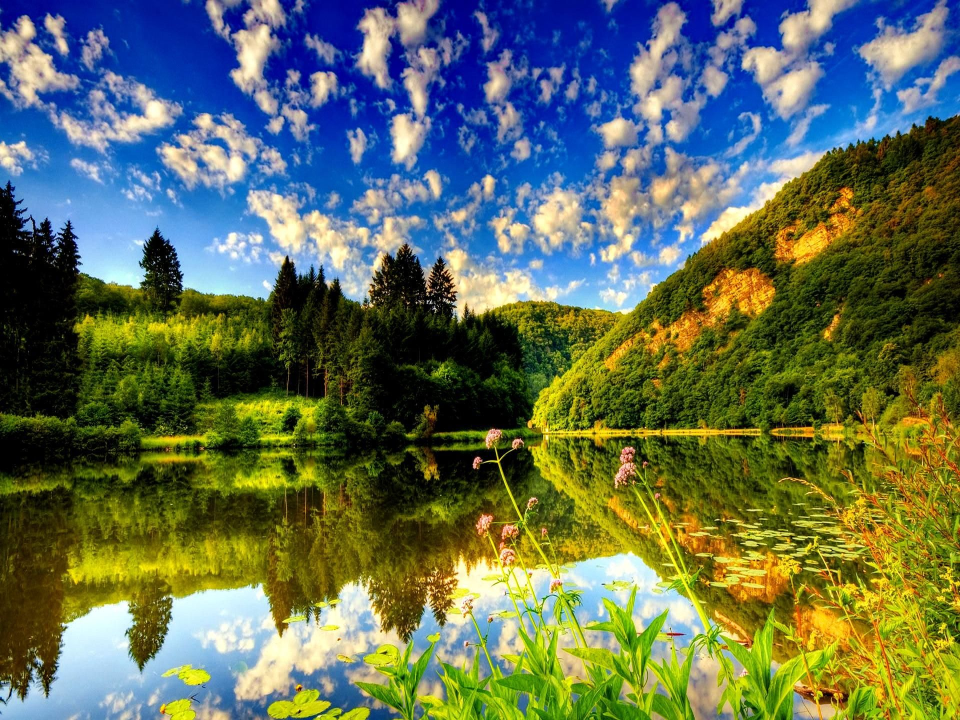
#> input picture Groups/Group_ID_17/MMG/sky.jpg, 1920 x 1440 px (shown at 1/2 size)
$ jupyter execute --allow-errors MMG.ipynb   (shell and % lines are left out)   (older library calls are emulated)
#> lines starting #> are read from the running program, lines starting #| are printed output that depends on the picture; after the words box and inside, x2 and y2 are one past the last pixel; in counts of white or black regions, pixels touching at a corner belong together; long printed decimals are rounded
<center><h1>DATA Science Project - 2 (Group_17)<h1>

<center><h1><span style = "color: red;"> Feature Extraction form Image<h1>
<h4><span style = "color: blue;">Monofractal, Multifractal, Gray level co-occurence Matrix<h4>

## Import Library

[cell 1]
import numpy as np
import pandas as pd
import seaborn as sb
import matplotlib.image as mpimg
import matplotlib.pyplot as plt
import scipy.stats as stats
import cv2
from skimage.feature import canny
from skimage.filters.rank import equalize
from skimage.morphology import disk
from skimage.feature import greycomatrix, greycoprops
from skimage import data
from PIL import Image
from numpy import asarray

### Loading and Visualizing an Image

[cell 2]
img = mpimg.imread('sky.jpg')
#> img is the input picture: shape (1440, 1920, 3); mean R, G, B 98.2, 110.8, 86.8
plt.imshow(img)

### Analyzing image

[cell 3]
img.shape
#> Out = (1440, 1920, 3)

[cell 4]
img.size
#> Out = 8294400

## (1) Image Input and preprocessing

[cell 5]
image = cv2.imread('sky.jpg')
test_image = cv2.cvtColor(image, cv2.COLOR_BGR2RGB)

# segment--- gray scale
test_gray = cv2.cvtColor(test_image, cv2.COLOR_RGB2GRAY)
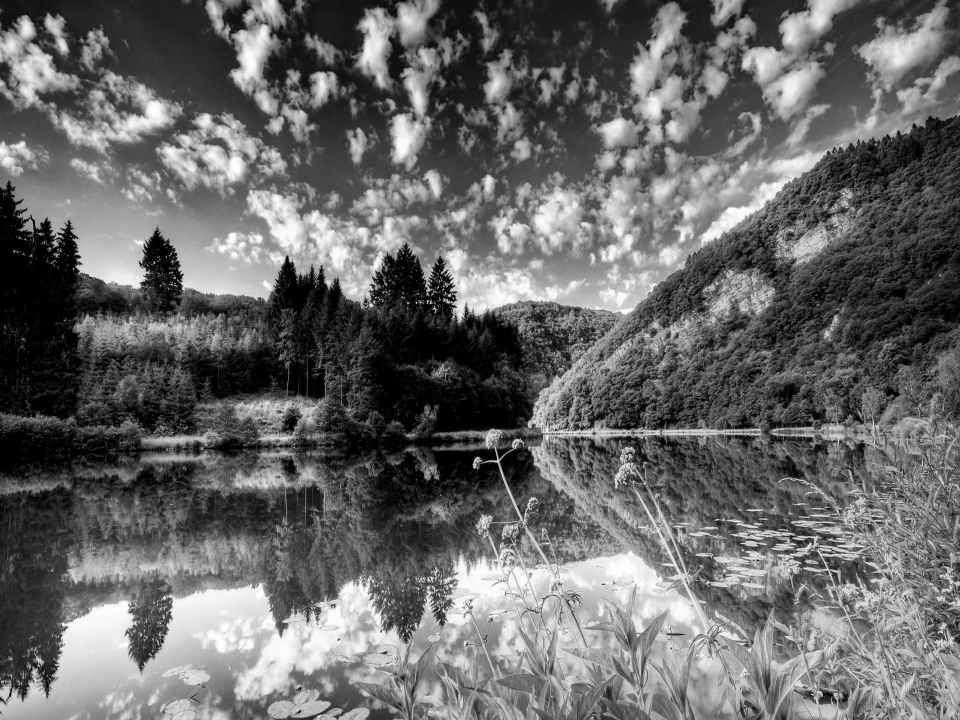
#> test_gray: shape (1440, 1920) (shown at 1/2 size); min 0, max 255, mean 104.3

fx, plots = plt.subplots(1,2, figsize=(5,5))

plots[0].set_title("Testing Image")
plots[0].imshow(test_image)

## (2) Gray & Binary Image Conversion

[cell 6]
img = cv2.imread('sky.jpg',0)
#> img: shape (1440, 1920); min 0, max 255, mean 104.2
plt.imshow(img, cmap = 'binary', interpolation = 'bicubic')
plt.xticks([]), plt.yticks([])  # to hide tick values on X and Y axis
plt.show()

[cell 7]
plt.imshow(img, cmap = 'gray', interpolation = 'bicubic')
plt.xticks([]), plt.yticks([])  # to hide tick values on X and Y axis
plt.show()

### (2.1)Feature Extraction of Image

[cell 8]
pixel_feat1 = np.reshape(img, (1440*1920))
pixel_feat1

### (2.2) Histogram

[cell 9]
from skimage.exposure import histogram
hist, hist_centers = histogram(img)
#> hist = 256 values, max 56565 at index 0, min 192 at index 255, mean 10800; hist_centers = 256 values from 0 to 255

#Plotting the Image and the Histogram of binary values
fig, axes = plt.subplots(1, 2, figsize=(8, 3))
axes[0].imshow(img, cmap=plt.cm.binary)
axes[0].axis('off')
axes[1].plot(hist_centers, hist, lw=2)
axes[1].set_title('histogram of binary values')
#> figure, not shown here; panel 2: curve peaks at x = 0, y = 56565

[cell 10]
hist, hist_centers = histogram(img)

#Plotting the Image and the Histogram of gray values
fig, axes = plt.subplots(1, 2, figsize=(8, 3))
axes[0].imshow(img, cmap=plt.cm.gray)
axes[0].axis('off')
axes[1].plot(hist_centers, hist, lw=2)
axes[1].set_title('histogram of gray values')
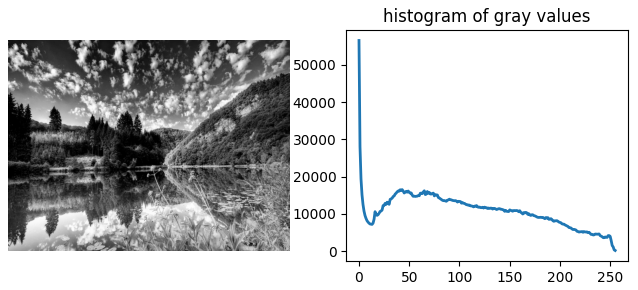
#> figure drawn by matplotlib, 2 panels; panel 2: curve peaks at x = 0, y = 56565

# 1. Gray level co-occurence Matrix

[cell 11]
PATCH_SIZE = 21

# loding image

#image =cv2.imread('grl.png',0)
image = cv2.imread('sky.jpg',0)

# select some patches from grassy areas of the image
grass_locations = [(280, 454), (342, 223), (444, 192), (455, 455)]
grass_patches = []
for loc in grass_locations:
    grass_patches.append(image[loc[0]:loc[0] + PATCH_SIZE,
                               loc[1]:loc[1] + PATCH_SIZE])
#> after the loop, grass_patches = 4 items

# select some patches from sky areas of the image
sky_locations = [(38, 34), (139, 28), (37, 437), (145, 379)]
sky_patches = []
for loc in sky_locations:
    sky_patches.append(image[loc[0]:loc[0] + PATCH_SIZE,
                             loc[1]:loc[1] + PATCH_SIZE])
#> after the loop, sky_patches = 4 items

# compute some GLCM properties each patch
xs = []
ys = []
for patch in (grass_patches + sky_patches):
    glcm = greycomatrix(patch, distances=[5], angles=[0], levels=256,
                        symmetric=True, normed=True)
    xs.append(greycoprops(glcm, 'dissimilarity')[0, 0])
    ys.append(greycoprops(glcm, 'correlation')[0, 0])
#> this loop made 8 passes
#> after the loop, xs = [30.72, 12.2, 1.1, 17.23, 33.44, 16.35, 50.95, 1.6]; ys = [0.443, 0.202, 0.841, 0.823, 0.543, 0.642, 0.376, 0.122]

# create the figure
fig = plt.figure(figsize=(8, 8))

# display original image with locations of patches
ax = fig.add_subplot(3, 2, 1)
ax.imshow(image, cmap=plt.cm.gray,
          vmin=0, vmax=255)
for (y, x) in grass_locations:
    ax.plot(x + PATCH_SIZE / 2, y + PATCH_SIZE / 2, 'gs')
for (y, x) in sky_locations:
    ax.plot(x + PATCH_SIZE / 2, y + PATCH_SIZE / 2, 'bs')
ax.set_xlabel('Original Image')
ax.set_xticks([])
ax.set_yticks([])
ax.axis('image')

# for each patch, plot (dissimilarity, correlation)
ax = fig.add_subplot(3, 2, 2)
ax.plot(xs[:len(grass_patches)], ys[:len(grass_patches)], 'go',
        label='Grass')
ax.plot(xs[len(grass_patches):], ys[len(grass_patches):], 'bo',
        label='Sky')
ax.set_xlabel('GLCM Dissimilarity')
ax.set_ylabel('GLCM Correlation')
ax.legend()

# display the image patches
for i, patch in enumerate(grass_patches):
    ax = fig.add_subplot(3, len(grass_patches), len(grass_patches)*1 + i + 1)
    ax.imshow(patch, cmap=plt.cm.gray,
              vmin=0, vmax=255)
    ax.set_xlabel('Grass %d' % (i + 1))
#> this loop made 4 passes

for i, patch in enumerate(sky_patches):
    ax = fig.add_subplot(3, len(sky_patches), len(sky_patches)*2 + i + 1)
    ax.imshow(patch, cmap=plt.cm.gray,
              vmin=0, vmax=255)
    ax.set_xlabel('Sky %d' % (i + 1))


# display the patches and plot
fig.suptitle('Grey level co-occurrence matrix features', fontsize=14, y=1.05)
plt.tight_layout()
plt.show()

# 2. Monofractal

## 2.1 Calculating Fractal Dimension

[cell 12]
img = cv2.imread('dog.jpg')
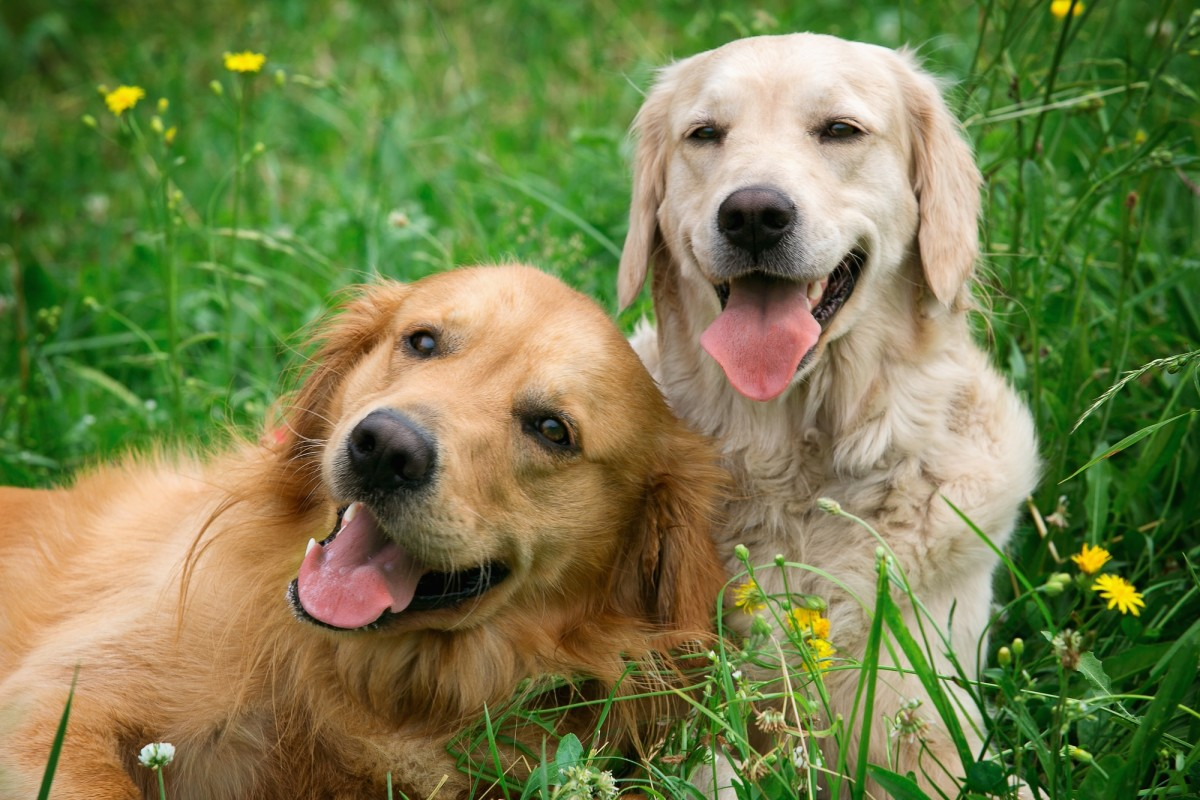
#> input picture Groups/Group_ID_17/MMG/dog.jpg, 1200 x 800 px
#> img is the input picture: shape (800, 1200, 3); mean B, G, R 74.2, 126, 117.2
plt.imshow(img)
img.shape
#> Out = (800, 1200, 3)

[cell 13]
def fractal_dimension(array, max_box_size = None, min_box_size = 1, n_samples = 20, n_offsets = 0, plot = False):

    #determine the scales to measure on
#> called with min_box_size = 1, n_samples = 20, n_offsets = 10, plot = True
    if max_box_size == None:
        #default max size is the largest power of 2 that fits in the smallest dimension of the array:
        max_box_size = int(np.floor(np.log2(np.min(array.shape))))
    scales = np.floor(np.logspace(max_box_size,min_box_size, num = n_samples, base =2 ))
    scales = np.unique(scales) #remove duplicates that could occur as a result of the floor

    #get the locations of all non-zero pixels
    locs = np.where(array > 0)
    voxels = np.array([(x,y) for x,y in zip(*locs)])

    #count the minimum amount of boxes touched
    Ns = []
    #loop over all scales
    for scale in scales:
        touched = []
        if n_offsets == 0:
            offsets = [0]
        else:
            offsets = np.linspace(0, scale, n_offsets)
        #search over all offsets
        for offset in offsets:
            bin_edges = [np.arange(0, i, scale) for i in array.shape]
            bin_edges = [np.hstack([0-offset,x + offset]) for x in bin_edges]
            H1, e = np.histogramdd(voxels, bins = bin_edges)
            touched.append(np.sum(H1>0))
        Ns.append(touched)
#> after the loop, Ns = 19 items
    Ns = np.array(Ns)

    #From all sets N found, keep the smallest one at each scale
    Ns = Ns.min(axis=1)
#> Ns = 19 values, max 900 at index 0, min 1 at index 11, mean 93.42


    #Only keep scales at which Ns changed
    scales  = np.array([np.min(scales[Ns == x]) for x in np.unique(Ns)])
#> scales = [66, 37, 20, 15, 11, 8, 6, 4, 3, 2]


    Ns = np.unique(Ns)
#> Ns = [1, 4, 9, 16, 36, 64, 100, 225, 400, 900]
    Ns = Ns[Ns > 0]
    scales = scales[:len(Ns)]
    #perform fit
    coeffs = np.polyfit(np.log(1/scales), np.log(Ns),1)
#> coeffs = [1.92, 8.09]

    #make plot
    if plot:
        fig, ax = plt.subplots(figsize = (8,6))
        ax.scatter(np.log(1/scales), np.log(np.unique(Ns)), c = "teal", label = "Measured ratios")
        ax.set_ylabel("$\log N(\epsilon)$")
        ax.set_xlabel("$\log 1/ \epsilon$")
        fitted_y_vals = np.polyval(coeffs, np.log(1/scales))
#> fitted_y_vals = [0.0565, 1.17, 2.35, 2.9, 3.49, 4.11, 4.66, 5.44, 5.99, 6.76]
        ax.plot(np.log(1/scales), fitted_y_vals, "k--", label = f"Fit: {np.round(coeffs[0],2)}X+{coeffs[1]}")
        ax.legend();
    return(coeffs[0])

[cell 14]
box = np.zeros(shape = (800, 1200))
box[20:80,20:80] = 1

fd = fractal_dimension(box, n_offsets=10, plot = True)
#> fd = 1.92
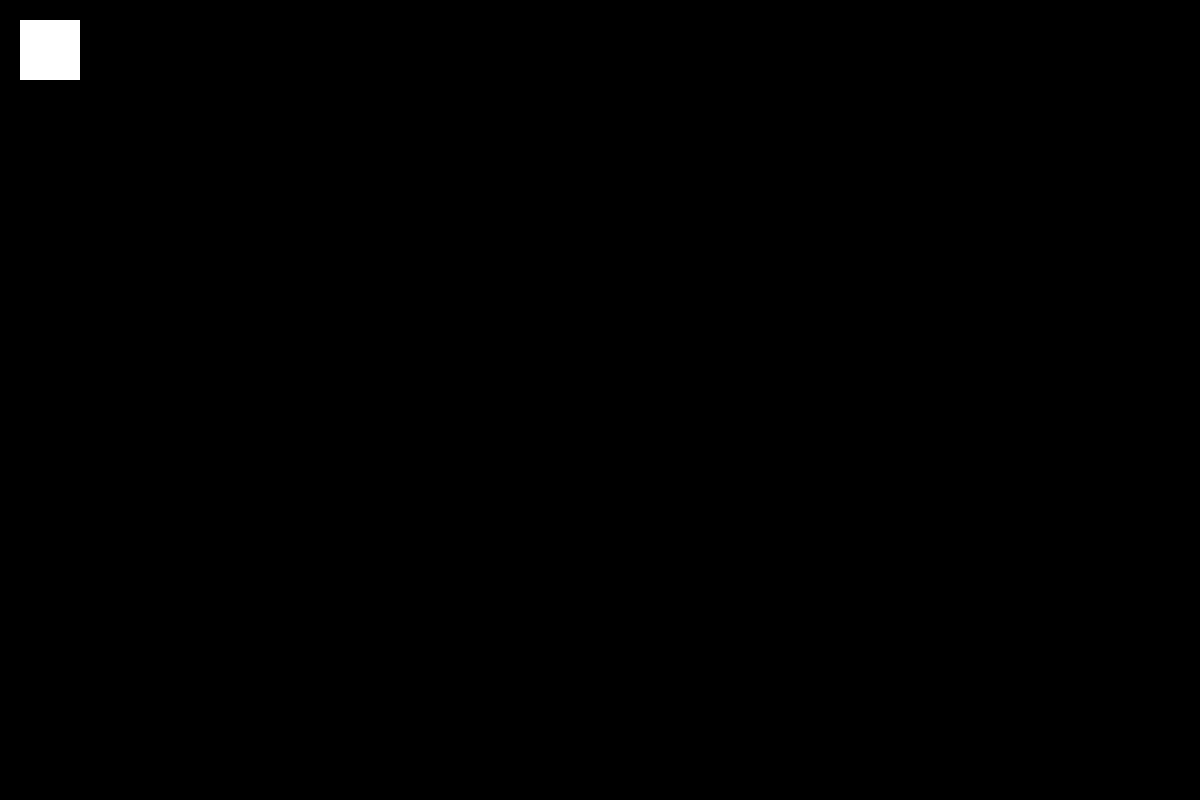
#> box: shape (800, 1200) float64; values 0 (black) and 1 (white), 0.38% white; 1 white region, box (x1, y1, x2, y2) and area: (20, 20, 80, 80) 3600
print(f"Fractal Dimension of the box: {fd}")
#| Fractal Dimension of the box: 1.919
plt.show()
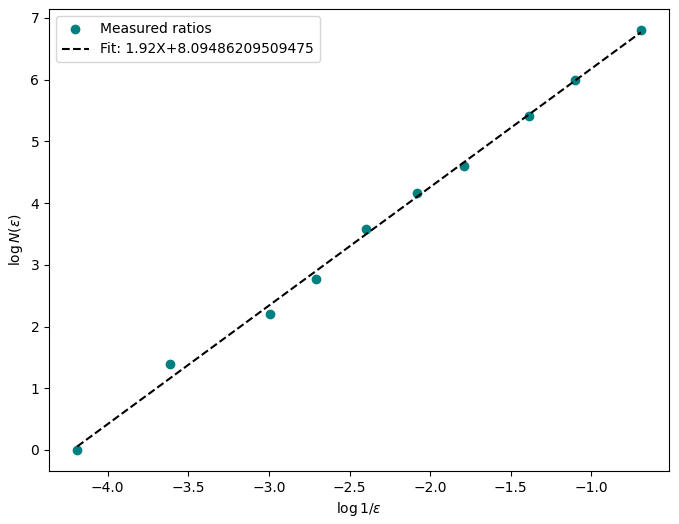
#> figure drawn by matplotlib, 1 panel; curve peaks at x = -0.693, y = 6.76

## 2.2 Calculating Lacunarity

[cell 15]
img=cv2.imread('dog.jpg',0)
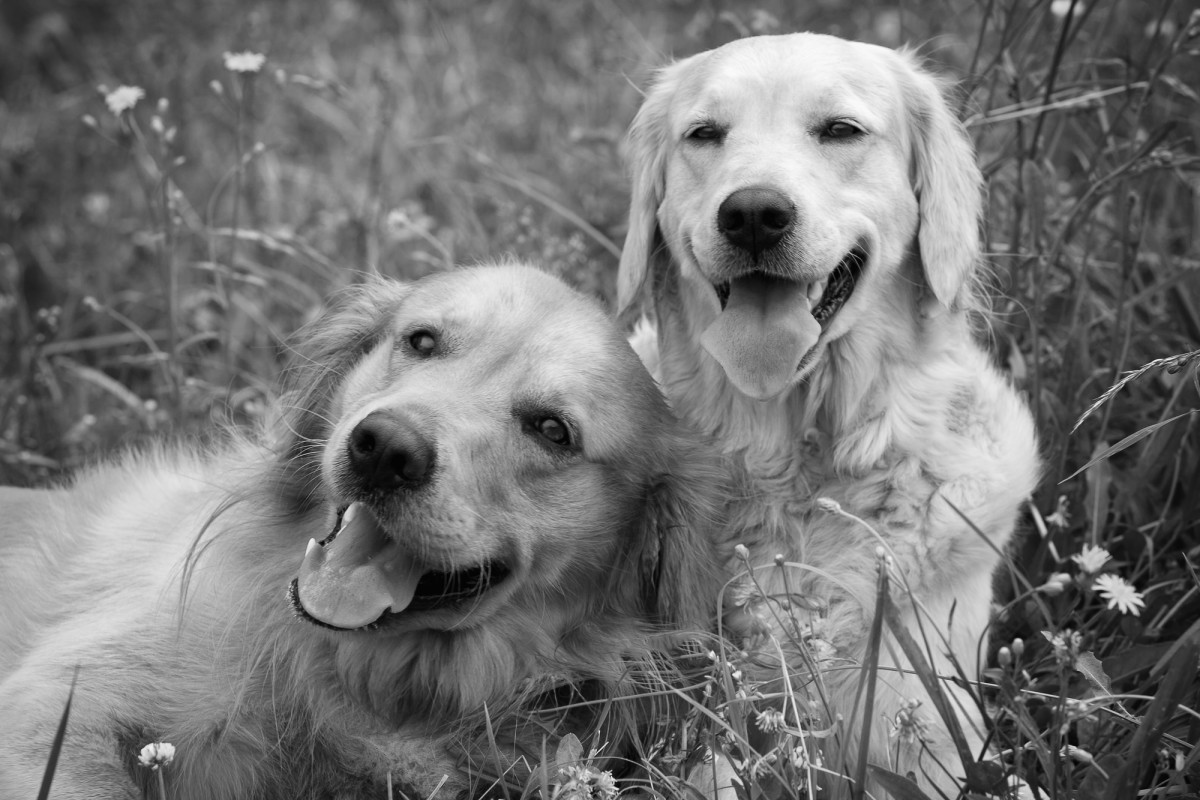
#> img: shape (800, 1200); min 0, max 253, mean 117.5
plt.imshow(img,cmap='binary',interpolation='bicubic')
plt.xticks([]),plt.yticks([])
plt.show()

[cell 16]
img_array=np.array(img) # store image in the array

[cell 17]
# image Array
img_array

[cell 18]
# shape of image
img_array.shape
#> Out = (800, 1200)

[cell 19]
# Find the mean of image which is stored in the array
mean=img_array.mean()
#> mean = 117.5
mean
#> Out = 117.5

[cell 20]
# Find the standard deviation of image which is stored in the array
std=img_array.std()
#> std = 52.6
std
#> Out = 52.6

#### Lacunarity Formula

[cell 21]
lacunarity=(mean*mean/std*std)
#> lacunarity = 13799.2

[cell 22]
lacunarity
#> Out = 13799.2

# 3. Multifractal

[cell 23]
image =mpimg.imread('dog.jpg')
#> image: shape (800, 1200, 3)
print(image.dtype)
#| uint8
print(image.shape)
#| (800, 1200, 3)
plt.imshow(image)
plt.show()

[cell 24]
image=Image.open('dog.jpg')
data=asarray(image)
print(type(data))
#| <class 'numpy.ndarray'>
print(data.shape)
#| (800, 1200, 3)

[cell 25]
print(data)
#> (printed output is left out)

[cell 26]
sum_row=data.sum(axis=1)
#> sum_row = 800 rows, first 8: [78858, 126625, 40853], [79650, 127394, 41389], [80501, 128132, 41902], [81043, 128580, 42102], [81629, 129076, 42367], [82128, 129512, 42646], [82505, 129932, 42961], [82823, 130211, 43265]
print(sum_row)
#> (printed output is left out)
sum_row.shape
#> Out = (800, 3)

[cell 27]
sum_col=data.sum(axis=0)
#> sum_col = 1200 rows, first 8: [89169, 95740, 50340], [89077, 95926, 50219], [89119, 95887, 50293], [88936, 96007, 50081], [89024, 96000, 50162], [88851, 96186, 50010], [89078, 96218, 50169], [89041, 96353, 50048]
#> (the rest of this cell did not finish here and is left out)
